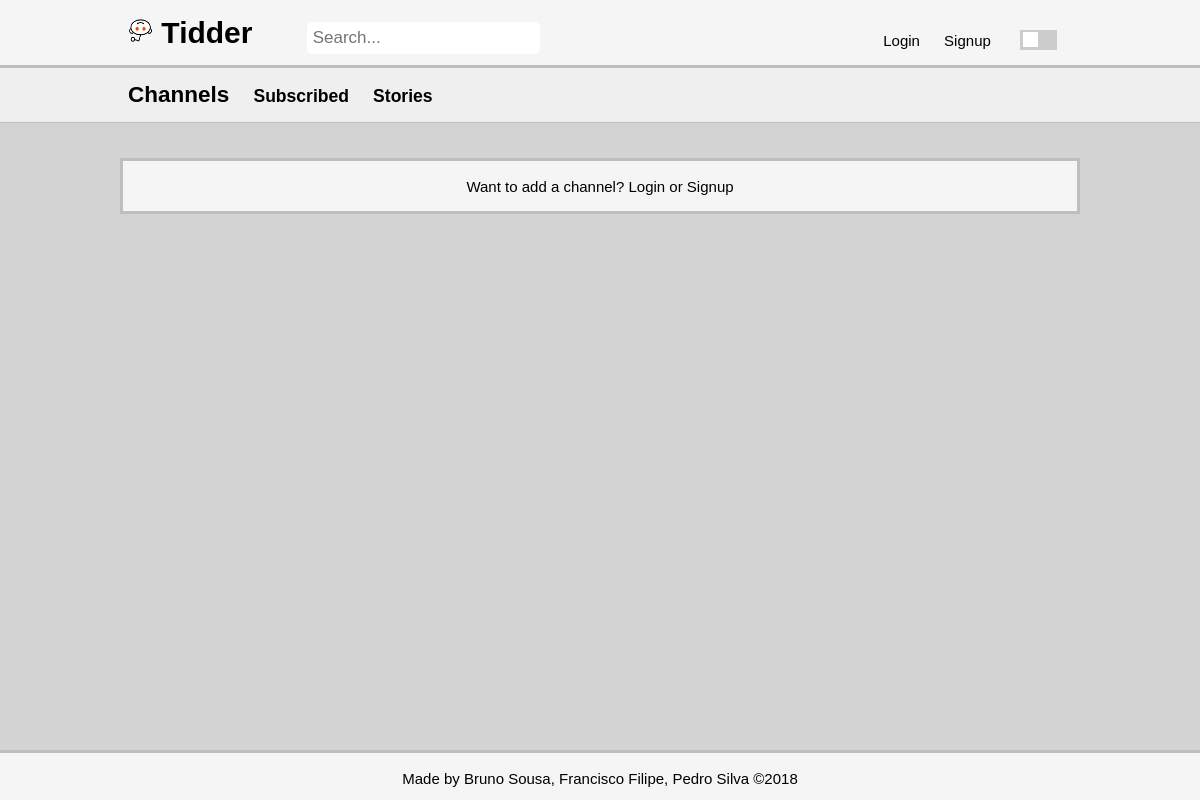
The app's page /pages/channels.php?error=name, older data.
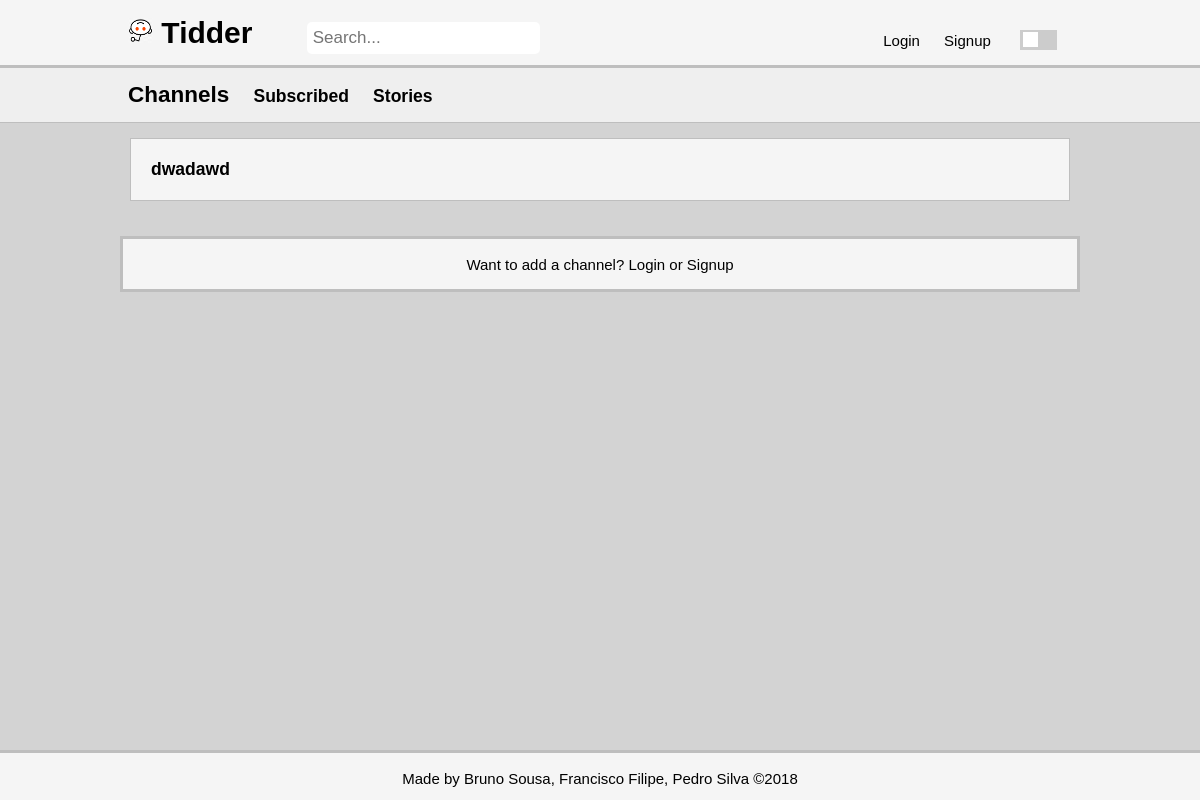
The same page, newer data.
### tables this page shows
CREATE TABLE channel(
	channel_id INTEGER NOT NULL PRIMARY KEY AUTOINCREMENT,
	channel_name VARCHAR NOT NULL UNIQUE
);

### pages/channels.php (called while the page is built, shortened)
<?php
	include_once('../templates/tpl_common.php');
	include_once('../templates/tpl_channels.php');
	include_once('../database/db_channel.php');
	$channels = getAllChannels();
	$page = 'channels.php';
	draw_channels($channels);
?>

### database/db_channel.php (called while the page is built, shortened)
<?php
	function getAllChannels() {
		$db = Database::instance()->db();
		$stmt = $db->prepare('SELECT * FROM channel');
		$stmt->execute();
		return $stmt->fetchAll();
	}
?>

### templates/tpl_channels.php (the view, shortened to what this page needs)
<?php
	function draw_channels($channels){
		global $page;
		?>
		<section id="stories" class = "secondary">
			<header class = "secondary-header">
				<div class = "container">
					<h2>Channels</h2>
					<h3><a href="stories.php?subscribed=true">Subscribed</a></h3>
					<h3><a href="stories.php">Stories</a></h3>
				</div>
			</header>
			<div class = "container">
				<ol>
				<?php
					foreach($channels as $channel)
						draw_channel($channel);
				?>
				</ol>
			</div>
		<?php if((isset($_SESSION['user_id']))) { ?>
			<footer class = "secondary-footer">
				<div class = "container addChannel">
					<p>Want to add a channel?</p>
					<form method="post" action="../actions/action_add_channel.php">
						<input type="text" name="name" placeholder="Channel Name" required>
						<input type="submit" value="Add Channel">
					</form>
					<?php if(isset($_GET['error'])){
						if($_GET['error'] == 'lenght'){?>
						<h3>Channel name too long!</h3>
					<?php } else if($_GET['error'] == 'name') { ?>
						<h3>Channel name can only contain letters and numbers!</h3>
					<?php } } ?>
				</div>
			</footer>
		<?php } else { ?>
			<footer class = "secondary-footer">
				<div class = "container">
					<p>Want to add a channel? <a href='../pages/login.php?redirect=<?=urlencode($page)?>'>Login</a> or <a href='../pages/signup.php?redirect=<?=urlencode($page)?>'>Signup</a></p>
				</div>
			</footer>
		<?php }
	}
	function draw_channel($channel){ ?>
		<li>
			<div class="channel">
			<h3><a href="stories.php?channel=<?=$channel['channel_name']?>"><?=htmlentities($channel['channel_name'])?></a></h3>
			</div>
		</li>
	<?php }
		global $channel_name;?>

Row changes from the older to the newer data that the page shows:
added channel: channel_name "dwadawd"
